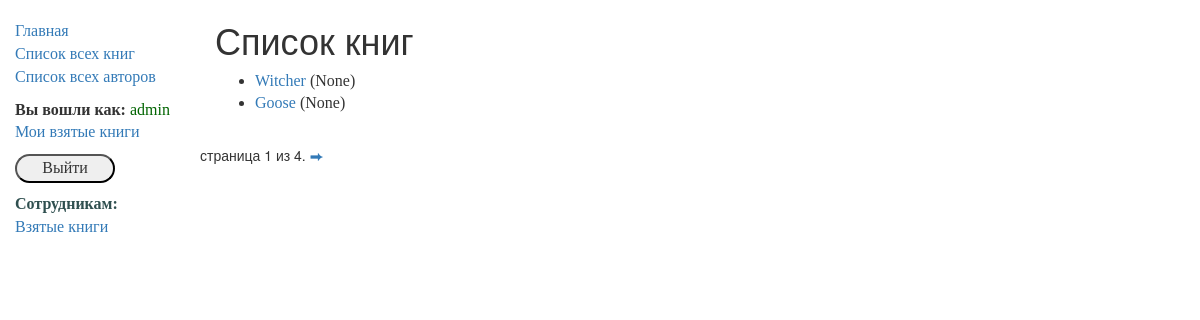
Page /catalog/books/ (signed in) on the committed database.
### catalog/models.py (models this page shows, shortened)
class Book(models.Model):
    title = models.CharField(max_length=200)
    author = models.ForeignKey('Author', on_delete=models.SET_NULL, null=True)
    summary = models.TextField(max_length=1000, help_text="Enter a brief description of the book")
    isbn = models.CharField('ISBN', max_length=13, help_text='13 Character <a href="https://www.isbn-international.org/content/what-isbn">ISBN number</a>')
    genre = models.ManyToManyField(Genre, help_text="Select a genre for this book")
    def display_genre(self):
        return ','.join([ genre.name for genre in self.genre.all()[:3]])
    display_genre.short_description = 'Genre'
    def get_absolute_url(self):
        return reverse('book-detail', args=[str(self.id)])

### catalog/views.py (the view)
class BookListView(generic.ListView):
    model = Book
    paginate_by = 2
    def get_context_data(self, **kwargs):
        context = super(BookListView, self).get_context_data(**kwargs)
        context['some_data'] = 'This is just some data'
        return context

### catalog/templates/catalog/book_list.html
{% extends "base_generic.html" %}
{% block content %}
    <h1>Список книг</h1>
    {% if book_list %}
    <ul>
      {% for book in book_list %}
      <li>
        <a href="{{ book.get_absolute_url }}">{{ book.title }}</a> ({{book.author}})
      </li>
      {% endfor %}
    </ul>
    {% else %}
      <p>Книг нет в библиотеке</p>
    {% endif %}
{% endblock %}

### catalog/templates/base_generic.html (shortened to what this page needs)
<!doctype html>
<html lang="en">
  <head>
    <link
      rel="stylesheet"
      href="https://maxcdn.bootstrapcdn.com/bootstrap/3.3.7/css/bootstrap.min.css" />
    {% load static %}
    <link rel="stylesheet" href="{% static 'css/styles.css' %}" />
  </head>
  <body>
    <div class="container-fluid">
      <div class="row">
        <div class="col-sm-2">
          {% block sidebar %}
            <ul class="sidebar-nav">
              <li><a href="{% url 'index' %}">Главная</a></li>
              <li><a href="{% url 'books' %}">Список всех книг</a></li>
              <li><a href="{% url 'authors' %}">Список всех авторов</a></li>
               {% if user.is_authenticated %}
                <li class="user">Вы вошли как: <span>{{ user.get_username }}</span></li>
        <li><a href="{% url 'my-borrowed' %}">Мои взятые книги</a></li>
                <li>
         <form method="post" action="{% url 'logout'%}">
             <button>Выйти</button>
</form>
     </li>
   {% else %}
     <li> <form method="post" action="{% url 'login'%}?next={{request.path}}">
    {% csrf_token %}
             <button>Войти</button>
</form>
     </li>
   {% endif %}
                 {% if request.user.is_staff %}
                <li class="staff">Сотрудникам:</li>
                <li><a href="{% url 'all-borrowed' %}">Взятые книги</a></li>
                {% endif %}
  </ul>
          {% endblock %}
        </div>
        <div class="col-sm-10 ">{% block content %} {% endblock %}</div>
          {% block pagination %}
  {% if is_paginated %}
    <div class="pagination">
      <span class="page-links">
        <span class="page-current">
          страница {{ page_obj.number }} из {{ page_obj.paginator.num_pages }}.
        </span>
        {% if page_obj.has_next %}
          <a href="{{ request.path }}?page={{ page_obj.next_page_number }}">⮕</a>
        {% endif %}
      </span>
    </div>
  {% endif %}
{% endblock %}
      </div>
    </div>
  </body>
</html>

### catalog/static/css/styles.css (style rules this page uses)
.sidebar-nav { margin-top: 20px; padding: 0; list-style: none; }
ul > li { font-family: "Times New Roman"; font-size: 16px; }
.user { margin: 10px 0 0 0; font-size: 16px; font-weight: 600; }
.user > span { color: darkgreen; font-family: "Comic Sans MS"; font-weight: 400; }
form > button { width: 100px; border-radius: 15px; font-family: "Comic Sans MS"; }
.staff { margin: 10px 0 0 0; font-size: 16px; color: darkslategray; font-weight: 600; }
form > button { margin: 10px 0 0 0; }

### rows in the picture
Book: title "Witcher", author "None"
Book: title "Goose", author "None"

### other values in the picture
{{ user.get_username }} "admin"
{{ page_obj.number }} "1"
{{ page_obj.paginator.num_pages }} "4"
